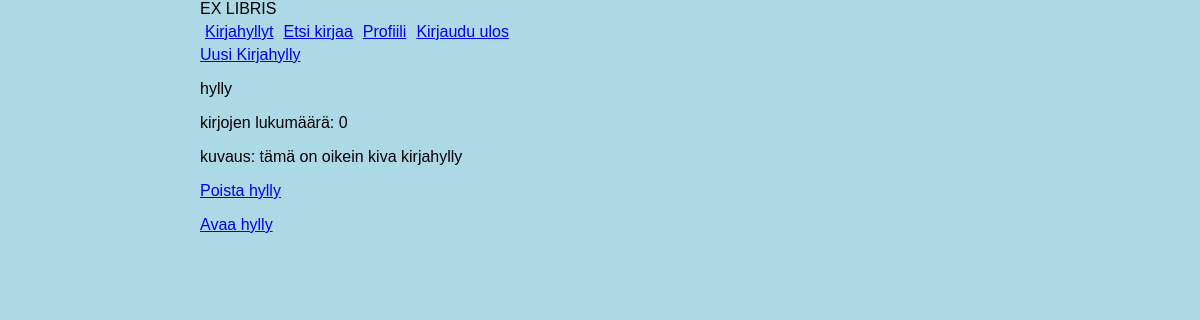
Before: /zamzam/hyllyt with the older database file.
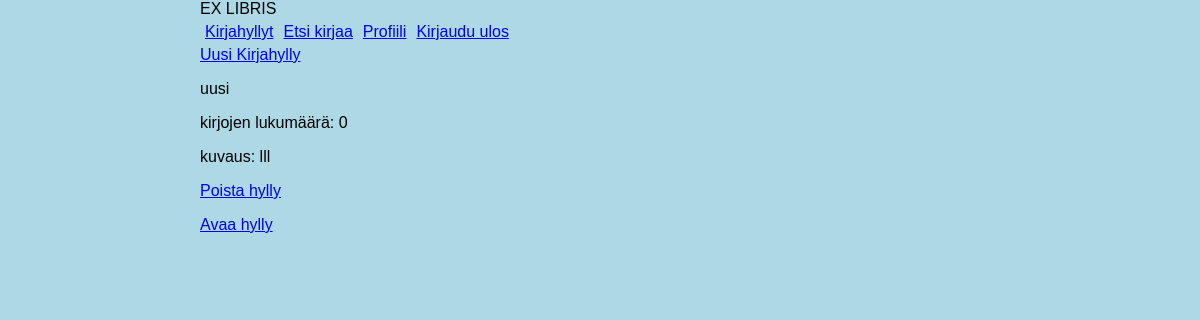
After: the same page with the newer database file.
### tables this page shows
CREATE TABLE shelves (
	id INTEGER PRIMARY KEY,
	user_id INTEGER,
	name TEXT,
	number_of_books INTEGER,
	description TEXT,
	FOREIGN KEY (user_id) REFERENCES users(id)
);

### app.py (the view)
@app.get("/<username>/hyllyt")
def shelves(username):
	shelves = shelf.get_shelves(username)
	return render_template("shelves.html", shelves=shelves)

### db.py (called while the page is built)
def get_connection():
    connection = sqlite3.connect("database.db")
    connection.execute("PRAGMA foreign_keys = ON")
    connection.row_factory = sqlite3.Row
    return connection

def query(sql, params=[]):
    connection = get_connection()
    try:
        result = connection.execute(sql, params).fetchall()
        return result
    finally:
        connection.close()

### shelf.py (called while the page is built)
def get_shelves(username):
    user_id = user.get_user_id(username)
    try:
	    sql = "SELECT name, number_of_books, description, id FROM shelves WHERE user_id = ?"
	    shelves = db.query(sql, [user_id])
    except:
	    print(f"Database error in selecting shelves, user_id: {user_id}")
	    return redirect("/")
    return shelves

### user.py (called while the page is built)
def get_user_id(username):
    try:
	    sql = "SELECT id FROM users WHERE username = ?"
	    result = db.query(sql, [username])
	    user_id = result[0][0]
    except:
	    print(f"Database error in finding user id, user_id: {user_id} ")
	    return redirect("/")
    return user_id

### templates/shelves.html
{% extends "user_layout.html" %}
{% block user_content %}
<div class="new-shelf-button">
    <a href="/{{ session.username }}/uusi-hylly" title="luo uusi kirjahylly" id="new_shelf_button">
        Uusi Kirjahylly
    </a>
</div>
<div class="shelf-list" id="shelf_list">
    {% for shelf in shelves %}
    <div class="shelf-entry">
        <p>
        {{ shelf[0] }}
        </p>
        <p>
            kirjojen lukumäärä: {{ shelf[1] }}
        </p>
        <p>
            kuvaus: {{ shelf[2] }}
        </p>
        <p>
            <a href="/remove_shelf/{{ session.username }}/{{ shelf[3] }}" title="poista hylly" id="remove-shelf-button">
            Poista hylly
            </a>
        </p>
        <p>
            <a href="/{{ session.username}}/hyllyt/{{ shelf[0] }}" title="avaa hylly" id="open-shelf-button">
                Avaa hylly
            </a>
        </p>
    </div>
    {% endfor %}
</div>
{% endblock %}

### templates/user_layout.html
{% extends "layout.html" %}
{% block main_content %}
    {% with username = session.username %}
        {% include "user_menu.html" %}
    {% endwith %}
    {% block user_content %}
    {% endblock %}
{% endblock %}

### templates/layout.html (shortened to what this page needs)
<!DOCTYPE html>
<html>
<head>
    <link rel="stylesheet" href="/static/main.css">
</head>
<body>
    <div class="top_content">
        {% block top_content %}
        EX LIBRIS
        {% endblock %}
    </div>
    <div class="main_content">
        {% block main_content %} {% endblock %}
    </div>
</body>
</html>

### templates/user_menu.html
<!DOCTYPE html>
<div class="user_menu">
    <div class="parent inline-flex-parent">
        <div class="child user-menu-button">
            <a href="/{{ username }}/hyllyt" title="kirjahyllyt" id="shelves_button">Kirjahyllyt</a>
        </div>
        <div class="child user-menu-button">
            <a href="/search_book" title="Etsi kirjaa" id="search_book_button">Etsi kirjaa</a>
        </div>
        <div class="child user-menu-button">
            <a href="/{{ username }}" title="Profiili" id="profile_button">Profiili</a>
        </div>
        <div class="child user-menu-button">
            <a href="/logout" title="Kirjaudu ulos" id="logout_button">Kirjaudu ulos</a>
        </div>
    </div>
</div>

### static/main.css (style rules this page uses)
body { margin: auto; max-width: 50em; font-family: sans-serif; background-color: lightblue; }
.inline-flex-parent { display: inline-flex; }
.user-menu-button { padding: 5px; }

Changed rows visible on the page:
changed shelves: name "hylly" → "uusi"; description "tämä on oikein kiva kirjahylly" → "lll"
